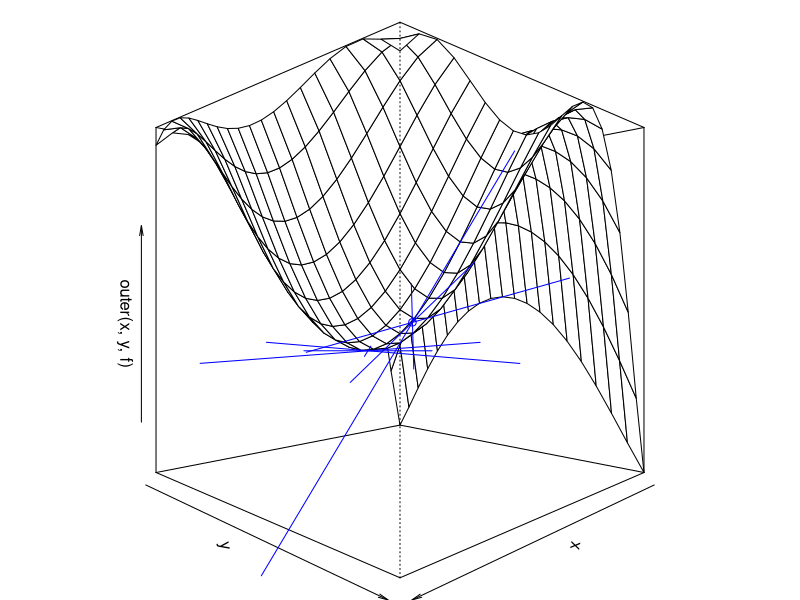

Write R code to recreate this figure.
# Base R casually allows for AD black magic!

# Create function and gradient function
f <- deriv(expression(sin(2 * x^2 + y^2 - x)), c("x", "y"), func = T)

# Set values of independent variable
x <- y <- -10:10 / 10
l <- length(x)

# Function to plot tangent lines with gradients in direction of a vector
plot_tangent <- function(px, py, g, v){
  vxy <- rbind(x, y) * v
  lines(trans3d(vxy[1, ] + px, vxy[2, ] + py, f(px, py) + t(g %*% vxy),
                pmat = res), col = 'blue')
}

# Randomly choose points to evaluate gradient
n_pts <- 1
px <- x[sample(length(x), n_pts)]
py <- y[sample(length(y), n_pts)]

# Get gradient
g <- attr(f(px, py), "gradient")

# Plot function values
par(mar = rep(0, 4))
res <- persp(x, y, outer(x, y, f), phi = 0, theta = 135)

# Plot tangent points
points(trans3d(px, py, f(px, py), pmat = res), col = 'blue')

# Set direction vectors for gradients
sr2i <- 2^-1/2
v_mat <- matrix(c(1, 0, 0, 1, sr2i, sr2i, sr2i, -sr2i), nrow = 2)

# Plot tangent lines
for (i in 1:n_pts) {
  apply(v_mat, 2, function(v) plot_tangent(px[i], py[i], g[i, ], v))
}

# Find minimum using analytic gradient!
o <- optim(par = c(0.5, 0.5), 
           fn = function(x) f(x[1], x[2]),
           gr = function(x) attr(f(x[1], x[2]), "gradient"),
           method = "BFGS")

# Plot tangents at minimum
apply(v_mat, 2, function(v) 
  plot_tangent(o$par[1], o$par[2], attr(f(o$par[1], o$par[2]), "gradient"), v))
